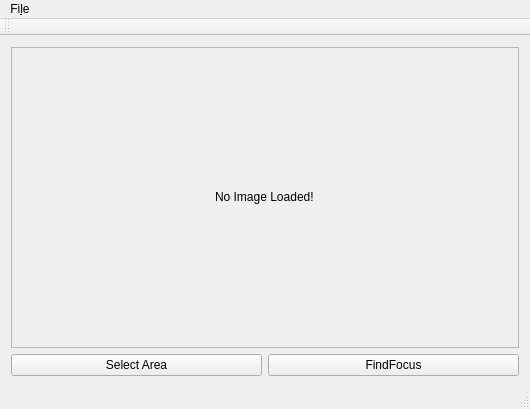
<?xml version="1.0" encoding="UTF-8"?>
<ui version="4.0">
 <class>MainWindow</class>
 <widget class="QMainWindow" name="MainWindow">
  <property name="geometry">
   <rect>
    <x>0</x>
    <y>0</y>
    <width>530</width>
    <height>409</height>
   </rect>
  </property>
  <property name="windowTitle">
   <string>MainWindow</string>
  </property>
  <widget class="QWidget" name="centralWidget">
   <layout class="QGridLayout" name="gridLayout">
    <item row="1" column="0">
     <widget class="QPushButton" name="selectAreaButton">
      <property name="text">
       <string>Select Area</string>
      </property>
     </widget>
    </item>
    <item row="1" column="1">
     <widget class="QPushButton" name="decodeButton">
      <property name="text">
       <string>FindFocus</string>
      </property>
     </widget>
    </item>
    <item row="0" column="0" colspan="2">
     <widget class="QScrollArea" name="scrollArea">
      <property name="widgetResizable">
       <bool>true</bool>
      </property>
      <widget class="QWidget" name="scrollAreaWidgetContents">
       <property name="geometry">
        <rect>
         <x>0</x>
         <y>0</y>
         <width>510</width>
         <height>303</height>
        </rect>
       </property>
       <layout class="QGridLayout" name="gridLayout_2">
        <item row="0" column="0">
         <widget class="QLabel" name="image">
          <property name="sizePolicy">
           <sizepolicy hsizetype="Fixed" vsizetype="Fixed">
            <horstretch>0</horstretch>
            <verstretch>0</verstretch>
           </sizepolicy>
          </property>
          <property name="text">
           <string>No Image Loaded!</string>
          </property>
         </widget>
        </item>
       </layout>
      </widget>
     </widget>
    </item>
   </layout>
  </widget>
  <widget class="QMenuBar" name="menuBar">
   <property name="geometry">
    <rect>
     <x>0</x>
     <y>0</y>
     <width>530</width>
     <height>19</height>
    </rect>
   </property>
   <widget class="QMenu" name="menuFile">
    <property name="title">
     <string>Fi&amp;le</string>
    </property>
    <addaction name="actionLoad_Image"/>
    <addaction name="actionExit"/>
   </widget>
   <addaction name="menuFile"/>
  </widget>
  <widget class="QToolBar" name="mainToolBar">
   <attribute name="toolBarArea">
    <enum>TopToolBarArea</enum>
   </attribute>
   <attribute name="toolBarBreak">
    <bool>false</bool>
   </attribute>
  </widget>
  <widget class="QStatusBar" name="statusBar"/>
  <action name="actionLoad_Image">
   <property name="text">
    <string>&amp;Load Image</string>
   </property>
  </action>
  <action name="actionExit">
   <property name="text">
    <string>&amp;Exit</string>
   </property>
  </action>
 </widget>
 <layoutdefault spacing="6" margin="11"/>
 <resources/>
 <connections/>
</ui>
